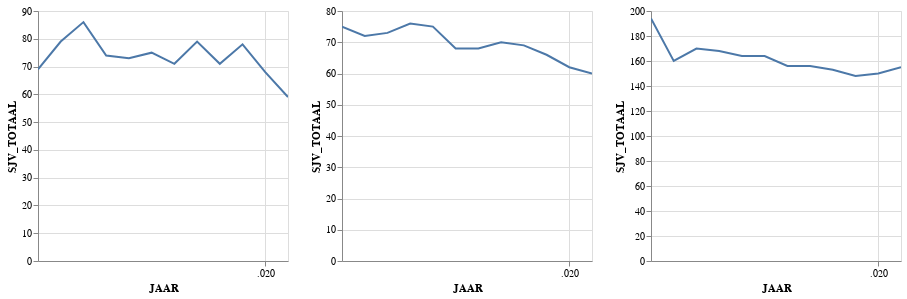

The notebook cell saved with this chart:
### Markdown cell above
# QC plot for 3 PC6's

### Code cell
df1 =df_verbruik[df_verbruik['POSTCODE_VAN'] == '4251AB']
df2 =df_verbruik[df_verbruik['POSTCODE_VAN'] == '6373HA']
df3 =df_verbruik[df_verbruik['POSTCODE_VAN'] == '9998XB']


pc6_1 = alt.Chart(df1.reset_index()).mark_line(clip=True).encode(
                     alt.X('JAAR:T'),
                     alt.Y('SJV_TOTAAL:Q'),
                     ).properties(width=250,height=250)
    
pc6_2 = alt.Chart(df2.reset_index()).mark_line(clip=True).encode(
                     alt.X('JAAR:T'),
                     alt.Y('SJV_TOTAAL:Q'),
                     ).properties(width=250,height=250)

pc6_3 = alt.Chart(df3.reset_index()).mark_line(clip=True).encode(
                     alt.X('JAAR:T'),
                     alt.Y('SJV_TOTAAL:Q'),
                     ).properties(width=250,height=250)


pc6_1 | pc6_2 | pc6_3

### Figure 1 — Vega-Lite specification as saved in the notebook (floating-point values rounded to 4 significant figures)
{"config": {"view": {"continuousWidth": 400, "continuousHeight": 300}}, "hconcat": [{"data": {"name": "data-d034d497a2ae1cf0dae5f84cc7a7e389"}, "mark": {"type": "line", "clip": true}, "encoding": {"x": {"type": "temporal", "field": "JAAR"}, "y": {"type": "quantitative", "field": "SJV_TOTAAL"}}, "height": 250, "width": 250}, {"data": {"name": "data-64f4e9fe13433f271477fa284e826b60"}, "mark": {"type": "line", "clip": true}, "encoding": {"x": {"type": "temporal", "field": "JAAR"}, "y": {"type": "quantitative", "field": "SJV_TOTAAL"}}, "height": 250, "width": 250}, {"data": {"name": "data-5270e98cefd06d71dcf2e3ada185ed24"}, "mark": {"type": "line", "clip": true}, "encoding": {"x": {"type": "temporal", "field": "JAAR"}, "y": {"type": "quantitative", "field": "SJV_TOTAAL"}}, "height": 250, "width": 250}], "$schema": "https://vega.github.io/schema/vega-lite/v4.8.1.json", "datasets": {"data-d034d497a2ae1cf0dae5f84cc7a7e389": [{"index": 0, "NETBEHEERDER": "Enexis B.V.", "NETGEBIED": "ENEXIS", "STRAATNAAM": "Sasdijk", "POSTCODE_VAN": "4251AB", "POSTCODE_TOT": "4251AB", "WOONPLAATS": "WERKENDAM", "LANDCODE": "NL", "PRODUCTSOORT": "ELK", "VERBRUIKSSEGMENT": "KVB", "LEVERINGSRICHTING_PERC": 100.0, "AANSLUITINGEN_AANTAL": 16, "FYSIEKE_STATUS_PERC": 100, "SOORT_AANSLUITING_PERC": 0.0, "SOORT_AANSLUITING": "1X25", "SJV_GEMIDDELD": 4282.0, "SJV_LAAG_TARIEF_PERC": 25.0, "SLIMME_METER_PERC": 0.0, "JAAR": 2010, "PC4": 4251, "SJV_TOTAAL": 69.0, "RES": "West-Brabant"}, {"index": 107377, "NETBEHEERDER": "Enexis B.V.", "NETGEBIED": "ENEXIS", "STRAATNAAM": "Sasdijk", "POSTCODE_VAN": "4251AB", "POSTCODE_TOT": "4251AB", "WOONPLAATS": "WERKENDAM", "LANDCODE": "NL", "PRODUCTSOORT": "ELK", "VERBRUIKSSEGMENT": "KVB", "LEVERINGSRICHTING_PERC": 100.0, "AANSLUITINGEN_AANTAL": 16, "FYSIEKE_STATUS_PERC": 100, "SOORT_AANSLUITING_PERC": 50.0, "SOORT_AANSLUITING": "1X25", "SJV_GEMIDDELD": 4961.0, "SJV_LAAG_TARIEF_PERC": 34.0, "SLIMME_METER_PERC": 0.0, "JAAR": 2011, "PC4": 4251, "SJV_TOTAAL": 79.0, "RES": "West-Brabant"}, {"index": 215676, "NETBEHEERDER": "Enexis B.V.", "NETGEBIED": "ENEXIS", "STRAATNAAM": "Sasdijk", "POSTCODE_VAN": "4251AB", "POSTCODE_TOT": "4251AB", "WOONPLAATS": "WERKENDAM", "LANDCODE": "NL", "PRODUCTSOORT": "ELK", "VERBRUIKSSEGMENT": "KVB", "LEVERINGSRICHTING_PERC": 100.0, "AANSLUITINGEN_AANTAL": 16, "FYSIEKE_STATUS_PERC": 100, "SOORT_AANSLUITING_PERC": 50.0, "SOORT_AANSLUITING": "1X25", "SJV_GEMIDDELD": 5369.0, "SJV_LAAG_TARIEF_PERC": 37.0, "SLIMME_METER_PERC": 0.0, "JAAR": 2012, "PC4": 4251, "SJV_TOTAAL": 86.0, "RES": "West-Brabant"}, {"index": 325484, "NETBEHEERDER": "Enexis B.V.", "NETGEBIED": "ENEXIS", "STRAATNAAM": "Sasdijk", "POSTCODE_VAN": "4251AB", "POSTCODE_TOT": "4251AB", "WOONPLAATS": "WERKENDAM", "LANDCODE": "NL", "PRODUCTSOORT": "ELK", "VERBRUIKSSEGMENT": "KVB", "LEVERINGSRICHTING_PERC": 100.0, "AANSLUITINGEN_AANTAL": 16, "FYSIEKE_STATUS_PERC": 100, "SOORT_AANSLUITING_PERC": 50.0, "SOORT_AANSLUITING": "1X25", "SJV_GEMIDDELD": 4597.0, "SJV_LAAG_TARIEF_PERC": 31.0, "SLIMME_METER_PERC": 0.0, "JAAR": 2013, "PC4": 4251, "SJV_TOTAAL": 74.0, "RES": "West-Brabant"}, {"index": 438732, "NETBEHEERDER": "Enexis B.V.", "NETGEBIED": "ENEXIS", "STRAATNAAM": "Sasdijk", "POSTCODE_VAN": "4251AB", "POSTCODE_TOT": "4251AB", "WOONPLAATS": "WERKENDAM", "LANDCODE": "NL", "PRODUCTSOORT": "ELK", "VERBRUIKSSEGMENT": "KVB", "LEVERINGSRICHTING_PERC": 100.0, "AANSLUITINGEN_AANTAL": 16, "FYSIEKE_STATUS_PERC": 100, "SOORT_AANSLUITING_PERC": 50.0, "SOORT_AANSLUITING": "1X25", "SJV_GEMIDDELD": 4589.0, "SJV_LAAG_TARIEF_PERC": 18.0, "SLIMME_METER_PERC": 0.0, "JAAR": 2014, "PC4": 4251, "SJV_TOTAAL": 73.0, "RES": "West-Brabant"}, {"index": 552376, "NETBEHEERDER": "Enexis B.V.", "NETGEBIED": "ENEXIS", "STRAATNAAM": "Sasdijk", "POSTCODE_VAN": "4251AB", "POSTCODE_TOT": "4251AB", "WOONPLAATS": "WERKENDAM", "LANDCODE": "NL", "PRODUCTSOORT": "ELK", "VERBRUIKSSEGMENT": "KVB", "LEVERINGSRICHTING_PERC": 100.0, "AANSLUITINGEN_AANTAL": 16, "FYSIEKE_STATUS_PERC": 100, "SOORT_AANSLUITING_PERC": 50.0, "SOORT_AANSLUITING": "1X25", "SJV_GEMIDDELD": 4716.0, "SJV_LAAG_TARIEF_PERC": 27.0, "SLIMME_METER_PERC": 6.0, "JAAR": 2015, "PC4": 4251, "SJV_TOTAAL": 75.0, "RES": "West-Brabant"}, {"index": 666365, "NETBEHEERDER": "Enexis B.V.", "NETGEBIED": "ENEXIS", "STRAATNAAM": "Sasdijk", "POSTCODE_VAN": "4251AB", "POSTCODE_TOT": "4251AB", "WOONPLAATS": "WERKENDAM", "LANDCODE": "NL", "PRODUCTSOORT": "ELK", "VERBRUIKSSEGMENT": "KVB", "LEVERINGSRICHTING_PERC": 100.0, "AANSLUITINGEN_AANTAL": 15, "FYSIEKE_STATUS_PERC": 100, "SOORT_AANSLUITING_PERC": 47.0, "SOORT_AANSLUITING": "1x25", "SJV_GEMIDDELD": 4728.0, "SJV_LAAG_TARIEF_PERC": 29.0, "SLIMME_METER_PERC": 7.0, "JAAR": 2016, "PC4": 4251, "SJV_TOTAAL": 71.0, "RES": "West-Brabant"}, {"index": 776943, "NETBEHEERDER": "Enexis B.V.", "NETGEBIED": "ENEXIS", "STRAATNAAM": "Sasdijk", "POSTCODE_VAN": "4251AB", "POSTCODE_TOT": "4251AB", "WOONPLAATS": "WERKENDAM", "LANDCODE": "NL", "PRODUCTSOORT": "ELK", "VERBRUIKSSEGMENT": "KVB", "LEVERINGSRICHTING_PERC": 100.0, "AANSLUITINGEN_AANTAL": 16, "FYSIEKE_STATUS_PERC": 100, "SOORT_AANSLUITING_PERC": 44.0, "SOORT_AANSLUITING": "1x25", "SJV_GEMIDDELD": 4946.0, "SJV_LAAG_TARIEF_PERC": 30.0, "SLIMME_METER_PERC": 13.0, "JAAR": 2017, "PC4": 4251, "SJV_TOTAAL": 79.0, "RES": "West-Brabant"}, {"index": 892517, "NETBEHEERDER": "Enexis B.V.", "NETGEBIED": "ENEXIS", "STRAATNAAM": "Sasdijk", "POSTCODE_VAN": "4251AB", "POSTCODE_TOT": "4251AB", "WOONPLAATS": "WERKENDAM", "LANDCODE": "NL", "PRODUCTSOORT": "ELK", "VERBRUIKSSEGMENT": "KVB", "LEVERINGSRICHTING_PERC": 100.0, "AANSLUITINGEN_AANTAL": 17, "FYSIEKE_STATUS_PERC": 100, "SOORT_AANSLUITING_PERC": 41.18, "SOORT_AANSLUITING": "1x25", "SJV_GEMIDDELD": 4149.0, "SJV_LAAG_TARIEF_PERC": 28.33, "SLIMME_METER_PERC": 29.41, "JAAR": 2018, "PC4": 4251, "SJV_TOTAAL": 71.0, "RES": "West-Brabant"}, {"index": 1016680, "NETBEHEERDER": "Enexis B.V.", "NETGEBIED": "ENEXIS", "STRAATNAAM": "Sasdijk", "POSTCODE_VAN": "4251AB", "POSTCODE_TOT": "4251AB", "WOONPLAATS": "WERKENDAM", "LANDCODE": "NL", "PRODUCTSOORT": "ELK", "VERBRUIKSSEGMENT": "KVB", "LEVERINGSRICHTING_PERC": 100.0, "AANSLUITINGEN_AANTAL": 17, "FYSIEKE_STATUS_PERC": 100, "SOORT_AANSLUITING_PERC": 41.18, "SOORT_AANSLUITING": "1x25", "SJV_GEMIDDELD": 4614.0, "SJV_LAAG_TARIEF_PERC": 34.24, "SLIMME_METER_PERC": 41.18, "JAAR": 2019, "PC4": 4251, "SJV_TOTAAL": 78.0, "RES": "West-Brabant"}, {"index": 1141266, "NETBEHEERDER": "Enexis B.V.", "NETGEBIED": "ENEXIS", "STRAATNAAM": "Sasdijk", "POSTCODE_VAN": "4251AB", "POSTCODE_TOT": "4251AB", "WOONPLAATS": "WERKENDAM", "LANDCODE": "NL", "PRODUCTSOORT": "ELK", "VERBRUIKSSEGMENT": "KVB", "LEVERINGSRICHTING_PERC": 94.12, "AANSLUITINGEN_AANTAL": 17, "FYSIEKE_STATUS_PERC": 100, "SOORT_AANSLUITING_PERC": 41.18, "SOORT_AANSLUITING": "1x25", "SJV_GEMIDDELD": 4023.0, "SJV_LAAG_TARIEF_PERC": 35.36, "SLIMME_METER_PERC": 47.06, "JAAR": 2020, "PC4": 4251, "SJV_TOTAAL": 68.0, "RES": "West-Brabant"}, {"index": 1266143, "NETBEHEERDER": "Enexis B.V.", "NETGEBIED": "ENEXIS", "STRAATNAAM": "Sasdijk", "POSTCODE_VAN": "4251AB", "POSTCODE_TOT": "4251AB", "WOONPLAATS": "WERKENDAM", "LANDCODE": "NL", "PRODUCTSOORT": "ELK", "VERBRUIKSSEGMENT": "KVB", "LEVERINGSRICHTING_PERC": 85.71, "AANSLUITINGEN_AANTAL": 14, "FYSIEKE_STATUS_PERC": 100, "SOORT_AANSLUITING_PERC": 50.0, "SOORT_AANSLUITING": "3x25", "SJV_GEMIDDELD": 4206.0, "SJV_LAAG_TARIEF_PERC": 49.69, "SLIMME_METER_PERC": 71.43, "JAAR": 2021, "PC4": 4251, "SJV_TOTAAL": 59.0, "RES": "West-Brabant"}], "data-64f4e9fe13433f271477fa284e826b60": [{"index": 58955, "NETBEHEERDER": "Enexis B.V.", "NETGEBIED": "ENEXIS", "STRAATNAAM": "Apollolaan", "POSTCODE_VAN": "6373HA", "POSTCODE_TOT": "6373HA", "WOONPLAATS": "LANDGRAAF", "LANDCODE": "NL", "PRODUCTSOORT": "ELK", "VERBRUIKSSEGMENT": "KVB", "LEVERINGSRICHTING_PERC": 100.0, "AANSLUITINGEN_AANTAL": 20, "FYSIEKE_STATUS_PERC": 100, "SOORT_AANSLUITING_PERC": 0.0, "SOORT_AANSLUITING": "1X25", "SJV_GEMIDDELD": 3756.0, "SJV_LAAG_TARIEF_PERC": 47.0, "SLIMME_METER_PERC": 0.0, "JAAR": 2010, "PC4": 6373, "SJV_TOTAAL": 75.0, "RES": "Zuid-Limburg"}, {"index": 166855, "NETBEHEERDER": "Enexis B.V.", "NETGEBIED": "ENEXIS", "STRAATNAAM": "Apollolaan", "POSTCODE_VAN": "6373HA", "POSTCODE_TOT": "6373HA", "WOONPLAATS": "LANDGRAAF", "LANDCODE": "NL", "PRODUCTSOORT": "ELK", "VERBRUIKSSEGMENT": "KVB", "LEVERINGSRICHTING_PERC": 100.0, "AANSLUITINGEN_AANTAL": 20, "FYSIEKE_STATUS_PERC": 100, "SOORT_AANSLUITING_PERC": 55.0, "SOORT_AANSLUITING": "1X25", "SJV_GEMIDDELD": 3618.0, "SJV_LAAG_TARIEF_PERC": 46.0, "SLIMME_METER_PERC": 0.0, "JAAR": 2011, "PC4": 6373, "SJV_TOTAAL": 72.0, "RES": "Zuid-Limburg"}, {"index": 275877, "NETBEHEERDER": "Enexis B.V.", "NETGEBIED": "ENEXIS", "STRAATNAAM": "Apollolaan", "POSTCODE_VAN": "6373HA", "POSTCODE_TOT": "6373HA", "WOONPLAATS": "LANDGRAAF", "LANDCODE": "NL", "PRODUCTSOORT": "ELK", "VERBRUIKSSEGMENT": "KVB", "LEVERINGSRICHTING_PERC": 100.0, "AANSLUITINGEN_AANTAL": 20, "FYSIEKE_STATUS_PERC": 100, "SOORT_AANSLUITING_PERC": 50.0, "SOORT_AANSLUITING": "1X25", "SJV_GEMIDDELD": 3658.0, "SJV_LAAG_TARIEF_PERC": 44.0, "SLIMME_METER_PERC": 0.0, "JAAR": 2012, "PC4": 6373, "SJV_TOTAAL": 73.0, "RES": "Zuid-Limburg"}, {"index": 386531, "NETBEHEERDER": "Enexis B.V.", "NETGEBIED": "ENEXIS", "STRAATNAAM": "Apollolaan", "POSTCODE_VAN": "6373HA", "POSTCODE_TOT": "6373HA", "WOONPLAATS": "LANDGRAAF", "LANDCODE": "NL", "PRODUCTSOORT": "ELK", "VERBRUIKSSEGMENT": "KVB", "LEVERINGSRICHTING_PERC": 100.0, "AANSLUITINGEN_AANTAL": 22, "FYSIEKE_STATUS_PERC": 100, "SOORT_AANSLUITING_PERC": 55.0, "SOORT_AANSLUITING": "1X25", "SJV_GEMIDDELD": 3464.0, "SJV_LAAG_TARIEF_PERC": 46.0, "SLIMME_METER_PERC": 0.0, "JAAR": 2013, "PC4": 6373, "SJV_TOTAAL": 76.0, "RES": "Zuid-Limburg"}, {"index": 499997, "NETBEHEERDER": "Enexis B.V.", "NETGEBIED": "ENEXIS", "STRAATNAAM": "Apollolaan", "POSTCODE_VAN": "6373HA", "POSTCODE_TOT": "6373HA", "WOONPLAATS": "LANDGRAAF", "LANDCODE": "NL", "PRODUCTSOORT": "ELK", "VERBRUIKSSEGMENT": "KVB", "LEVERINGSRICHTING_PERC": 100.0, "AANSLUITINGEN_AANTAL": 22, "FYSIEKE_STATUS_PERC": 100, "SOORT_AANSLUITING_PERC": 50.0, "SOORT_AANSLUITING": "1X25", "SJV_GEMIDDELD": 3402.0, "SJV_LAAG_TARIEF_PERC": 45.0, "SLIMME_METER_PERC": 9.0, "JAAR": 2014, "PC4": 6373, "SJV_TOTAAL": 75.0, "RES": "Zuid-Limburg"}, {"index": 613828, "NETBEHEERDER": "Enexis B.V.", "NETGEBIED": "ENEXIS", "STRAATNAAM": "Apollolaan", "POSTCODE_VAN": "6373HA", "POSTCODE_TOT": "6373HA", "WOONPLAATS": "LANDGRAAF", "LANDCODE": "NL", "PRODUCTSOORT": "ELK", "VERBRUIKSSEGMENT": "KVB", "LEVERINGSRICHTING_PERC": 100.0, "AANSLUITINGEN_AANTAL": 22, "FYSIEKE_STATUS_PERC": 100, "SOORT_AANSLUITING_PERC": 50.0, "SOORT_AANSLUITING": "1X25", "SJV_GEMIDDELD": 3093.0, "SJV_LAAG_TARIEF_PERC": 45.0, "SLIMME_METER_PERC": 9.0, "JAAR": 2015, "PC4": 6373, "SJV_TOTAAL": 68.0, "RES": "Zuid-Limburg"}, {"index": 727949, "NETBEHEERDER": "Enexis B.V.", "NETGEBIED": "ENEXIS", "STRAATNAAM": "Apollolaan", "POSTCODE_VAN": "6373HA", "POSTCODE_TOT": "6373HA", "WOONPLAATS": "LANDGRAAF", "LANDCODE": "NL", "PRODUCTSOORT": "ELK", "VERBRUIKSSEGMENT": "KVB", "LEVERINGSRICHTING_PERC": 95.0, "AANSLUITINGEN_AANTAL": 22, "FYSIEKE_STATUS_PERC": 100, "SOORT_AANSLUITING_PERC": 50.0, "SOORT_AANSLUITING": "1x25", "SJV_GEMIDDELD": 3094.0, "SJV_LAAG_TARIEF_PERC": 47.0, "SLIMME_METER_PERC": 14.0, "JAAR": 2016, "PC4": 6373, "SJV_TOTAAL": 68.0, "RES": "Zuid-Limburg"}, {"index": 843361, "NETBEHEERDER": "Enexis B.V.", "NETGEBIED": "ENEXIS", "STRAATNAAM": "Apollolaan", "POSTCODE_VAN": "6373HA", "POSTCODE_TOT": "6373HA", "WOONPLAATS": "LANDGRAAF", "LANDCODE": "NL", "PRODUCTSOORT": "ELK", "VERBRUIKSSEGMENT": "KVB", "LEVERINGSRICHTING_PERC": 95.0, "AANSLUITINGEN_AANTAL": 22, "FYSIEKE_STATUS_PERC": 100, "SOORT_AANSLUITING_PERC": 55.0, "SOORT_AANSLUITING": "1x25", "SJV_GEMIDDELD": 3174.0, "SJV_LAAG_TARIEF_PERC": 46.0, "SLIMME_METER_PERC": 18.0, "JAAR": 2017, "PC4": 6373, "SJV_TOTAAL": 70.0, "RES": "Zuid-Limburg"}, {"index": 963920, "NETBEHEERDER": "Enexis B.V.", "NETGEBIED": "ENEXIS", "STRAATNAAM": "Apollolaan", "POSTCODE_VAN": "6373HA", "POSTCODE_TOT": "6373HA", "WOONPLAATS": "LANDGRAAF", "LANDCODE": "NL", "PRODUCTSOORT": "ELK", "VERBRUIKSSEGMENT": "KVB", "LEVERINGSRICHTING_PERC": 90.91, "AANSLUITINGEN_AANTAL": 22, "FYSIEKE_STATUS_PERC": 100, "SOORT_AANSLUITING_PERC": 50.0, "SOORT_AANSLUITING": "1x25", "SJV_GEMIDDELD": 3156.0, "SJV_LAAG_TARIEF_PERC": 45.33, "SLIMME_METER_PERC": 22.73, "JAAR": 2018, "PC4": 6373, "SJV_TOTAAL": 69.0, "RES": "Zuid-Limburg"}, {"index": 1088356, "NETBEHEERDER": "Enexis B.V.", "NETGEBIED": "ENEXIS", "STRAATNAAM": "Apollolaan", "POSTCODE_VAN": "6373HA", "POSTCODE_TOT": "6373HA", "WOONPLAATS": "LANDGRAAF", "LANDCODE": "NL", "PRODUCTSOORT": "ELK", "VERBRUIKSSEGMENT": "KVB", "LEVERINGSRICHTING_PERC": 68.18, "AANSLUITINGEN_AANTAL": 22, "FYSIEKE_STATUS_PERC": 100, "SOORT_AANSLUITING_PERC": 54.55, "SOORT_AANSLUITING": "1x35", "SJV_GEMIDDELD": 2994.0, "SJV_LAAG_TARIEF_PERC": 54.21, "SLIMME_METER_PERC": 72.73, "JAAR": 2019, "PC4": 6373, "SJV_TOTAAL": 66.0, "RES": "Zuid-Limburg"}, {"index": 1213100, "NETBEHEERDER": "Enexis B.V.", "NETGEBIED": "ENEXIS", "STRAATNAAM": "Apollolaan", "POSTCODE_VAN": "6373HA", "POSTCODE_TOT": "6373HA", "WOONPLAATS": "LANDGRAAF", "LANDCODE": "NL", "PRODUCTSOORT": "ELK", "VERBRUIKSSEGMENT": "KVB", "LEVERINGSRICHTING_PERC": 68.18, "AANSLUITINGEN_AANTAL": 22, "FYSIEKE_STATUS_PERC": 100, "SOORT_AANSLUITING_PERC": 59.09, "SOORT_AANSLUITING": "1x35", "SJV_GEMIDDELD": 2840.0, "SJV_LAAG_TARIEF_PERC": 53.15, "SLIMME_METER_PERC": 72.73, "JAAR": 2020, "PC4": 6373, "SJV_TOTAAL": 62.0, "RES": "Zuid-Limburg"}, {"index": 1338240, "NETBEHEERDER": "Enexis B.V.", "NETGEBIED": "ENEXIS", "STRAATNAAM": "Apollolaan", "POSTCODE_VAN": "6373HA", "POSTCODE_TOT": "6373HA", "WOONPLAATS": "LANDGRAAF", "LANDCODE": "NL", "PRODUCTSOORT": "ELK", "VERBRUIKSSEGMENT": "KVB", "LEVERINGSRICHTING_PERC": 45.45, "AANSLUITINGEN_AANTAL": 22, "FYSIEKE_STATUS_PERC": 100, "SOORT_AANSLUITING_PERC": 59.09, "SOORT_AANSLUITING": "1x35", "SJV_GEMIDDELD": 2742.0, "SJV_LAAG_TARIEF_PERC": 54.01, "SLIMME_METER_PERC": 72.73, "JAAR": 2021, "PC4": 6373, "SJV_TOTAAL": 60.0, "RES": "Zuid-Limburg"}], "data-5270e98cefd06d71dcf2e3ada185ed24": [{"index": 107373, "NETBEHEERDER": "Enexis B.V.", "NETGEBIED": "ENEXIS", "STRAATNAAM": "Jacob Tilbusscherweg", "POSTCODE_VAN": "9998XB", "POSTCODE_TOT": "9998XB", "WOONPLAATS": "ROTTUM GN", "LANDCODE": "NL", "PRODUCTSOORT": "ELK", "VERBRUIKSSEGMENT": "KVB", "LEVERINGSRICHTING_PERC": 100.0, "AANSLUITINGEN_AANTAL": 19, "FYSIEKE_STATUS_PERC": 100, "SOORT_AANSLUITING_PERC": 0.0, "SOORT_AANSLUITING": "3X25", "SJV_GEMIDDELD": 10190.0, "SJV_LAAG_TARIEF_PERC": 45.0, "SLIMME_METER_PERC": 0.0, "JAAR": 2010, "PC4": 9998, "SJV_TOTAAL": 194.0, "RES": "Groningen"}, {"index": 215672, "NETBEHEERDER": "Enexis B.V.", "NETGEBIED": "ENEXIS", "STRAATNAAM": "Jacob Tilbusscherweg", "POSTCODE_VAN": "9998XB", "POSTCODE_TOT": "9998XB", "WOONPLAATS": "ROTTUM GN", "LANDCODE": "NL", "PRODUCTSOORT": "ELK", "VERBRUIKSSEGMENT": "KVB", "LEVERINGSRICHTING_PERC": 100.0, "AANSLUITINGEN_AANTAL": 19, "FYSIEKE_STATUS_PERC": 100, "SOORT_AANSLUITING_PERC": 53.0, "SOORT_AANSLUITING": "3X25", "SJV_GEMIDDELD": 8421.0, "SJV_LAAG_TARIEF_PERC": 48.0, "SLIMME_METER_PERC": 0.0, "JAAR": 2011, "PC4": 9998, "SJV_TOTAAL": 160.0, "RES": "Groningen"}, {"index": 325480, "NETBEHEERDER": "Enexis", "NETGEBIED": "ENEXIS", "STRAATNAAM": "Jacob Tilbusscherweg", "POSTCODE_VAN": "9998XB", "POSTCODE_TOT": "9998XB", "WOONPLAATS": "ROTTUM GN", "LANDCODE": "NL", "PRODUCTSOORT": "ELK", "VERBRUIKSSEGMENT": "KVB", "LEVERINGSRICHTING_PERC": 100.0, "AANSLUITINGEN_AANTAL": 19, "FYSIEKE_STATUS_PERC": 100, "SOORT_AANSLUITING_PERC": 53.0, "SOORT_AANSLUITING": "3X25", "SJV_GEMIDDELD": 8958.0, "SJV_LAAG_TARIEF_PERC": 44.0, "SLIMME_METER_PERC": 0.0, "JAAR": 2012, "PC4": 9998, "SJV_TOTAAL": 170.0, "RES": "Groningen"}, {"index": 438728, "NETBEHEERDER": "Enexis", "NETGEBIED": "ENEXIS", "STRAATNAAM": "Jacob Tilbusscherweg", "POSTCODE_VAN": "9998XB", "POSTCODE_TOT": "9998XB", "WOONPLAATS": "ROTTUM GN", "LANDCODE": "NL", "PRODUCTSOORT": "ELK", "VERBRUIKSSEGMENT": "KVB", "LEVERINGSRICHTING_PERC": 100.0, "AANSLUITINGEN_AANTAL": 21, "FYSIEKE_STATUS_PERC": 100, "SOORT_AANSLUITING_PERC": 52.0, "SOORT_AANSLUITING": "3X25", "SJV_GEMIDDELD": 7985.0, "SJV_LAAG_TARIEF_PERC": 45.0, "SLIMME_METER_PERC": 0.0, "JAAR": 2013, "PC4": 9998, "SJV_TOTAAL": 168.0, "RES": "Groningen"}, {"index": 552372, "NETBEHEERDER": "Enexis", "NETGEBIED": "ENEXIS", "STRAATNAAM": "Jacob Tilbusscherweg", "POSTCODE_VAN": "9998XB", "POSTCODE_TOT": "9998XB", "WOONPLAATS": "ROTTUM GN", "LANDCODE": "NL", "PRODUCTSOORT": "ELK", "VERBRUIKSSEGMENT": "KVB", "LEVERINGSRICHTING_PERC": 100.0, "AANSLUITINGEN_AANTAL": 21, "FYSIEKE_STATUS_PERC": 100, "SOORT_AANSLUITING_PERC": 52.0, "SOORT_AANSLUITING": "3X25", "SJV_GEMIDDELD": 7823.0, "SJV_LAAG_TARIEF_PERC": 45.0, "SLIMME_METER_PERC": 5.0, "JAAR": 2014, "PC4": 9998, "SJV_TOTAAL": 164.0, "RES": "Groningen"}, {"index": 666361, "NETBEHEERDER": "Enexis", "NETGEBIED": "ENEXIS", "STRAATNAAM": "Jacob Tilbusscherweg", "POSTCODE_VAN": "9998XB", "POSTCODE_TOT": "9998XB", "WOONPLAATS": "ROTTUM GN", "LANDCODE": "NL", "PRODUCTSOORT": "ELK", "VERBRUIKSSEGMENT": "KVB", "LEVERINGSRICHTING_PERC": 95.0, "AANSLUITINGEN_AANTAL": 21, "FYSIEKE_STATUS_PERC": 100, "SOORT_AANSLUITING_PERC": 52.0, "SOORT_AANSLUITING": "3X25", "SJV_GEMIDDELD": 7830.0, "SJV_LAAG_TARIEF_PERC": 44.0, "SLIMME_METER_PERC": 19.0, "JAAR": 2015, "PC4": 9998, "SJV_TOTAAL": 164.0, "RES": "Groningen"}, {"index": 776938, "NETBEHEERDER": "Enexis B.V.", "NETGEBIED": "ENEXIS", "STRAATNAAM": "Jacob Tilbusscherweg", "POSTCODE_VAN": "9998XB", "POSTCODE_TOT": "9998XB", "WOONPLAATS": "ROTTUM GN", "LANDCODE": "NL", "PRODUCTSOORT": "ELK", "VERBRUIKSSEGMENT": "KVB", "LEVERINGSRICHTING_PERC": 85.0, "AANSLUITINGEN_AANTAL": 20, "FYSIEKE_STATUS_PERC": 100, "SOORT_AANSLUITING_PERC": 50.0, "SOORT_AANSLUITING": "3x25", "SJV_GEMIDDELD": 7786.0, "SJV_LAAG_TARIEF_PERC": 45.0, "SLIMME_METER_PERC": 20.0, "JAAR": 2016, "PC4": 9998, "SJV_TOTAAL": 156.0, "RES": "Groningen"}, {"index": 892512, "NETBEHEERDER": "Enexis B.V.", "NETGEBIED": "ENEXIS", "STRAATNAAM": "Jacob Tilbusscherweg", "POSTCODE_VAN": "9998XB", "POSTCODE_TOT": "9998XB", "WOONPLAATS": "ROTTUM GN", "LANDCODE": "NL", "PRODUCTSOORT": "ELK", "VERBRUIKSSEGMENT": "KVB", "LEVERINGSRICHTING_PERC": 81.0, "AANSLUITINGEN_AANTAL": 21, "FYSIEKE_STATUS_PERC": 100, "SOORT_AANSLUITING_PERC": 52.0, "SOORT_AANSLUITING": "3x25", "SJV_GEMIDDELD": 7428.0, "SJV_LAAG_TARIEF_PERC": 57.0, "SLIMME_METER_PERC": 33.0, "JAAR": 2017, "PC4": 9998, "SJV_TOTAAL": 156.0, "RES": "Groningen"}, {"index": 1016674, "NETBEHEERDER": "Enexis B.V.", "NETGEBIED": "ENEXIS", "STRAATNAAM": "Jacob Tilbusscherweg", "POSTCODE_VAN": "9998XB", "POSTCODE_TOT": "9998XB", "WOONPLAATS": "ROTTUM GN", "LANDCODE": "NL", "PRODUCTSOORT": "ELK", "VERBRUIKSSEGMENT": "KVB", "LEVERINGSRICHTING_PERC": 76.19, "AANSLUITINGEN_AANTAL": 21, "FYSIEKE_STATUS_PERC": 100, "SOORT_AANSLUITING_PERC": 52.38, "SOORT_AANSLUITING": "3x25", "SJV_GEMIDDELD": 7308.0, "SJV_LAAG_TARIEF_PERC": 50.38, "SLIMME_METER_PERC": 76.19, "JAAR": 2018, "PC4": 9998, "SJV_TOTAAL": 153.0, "RES": "Groningen"}, {"index": 1141260, "NETBEHEERDER": "Enexis B.V.", "NETGEBIED": "ENEXIS", "STRAATNAAM": "Jacob Tilbusscherweg", "POSTCODE_VAN": "9998XB", "POSTCODE_TOT": "9998XB", "WOONPLAATS": "ROTTUM GN", "LANDCODE": "NL", "PRODUCTSOORT": "ELK", "VERBRUIKSSEGMENT": "KVB", "LEVERINGSRICHTING_PERC": 76.19, "AANSLUITINGEN_AANTAL": 21, "FYSIEKE_STATUS_PERC": 100, "SOORT_AANSLUITING_PERC": 57.14, "SOORT_AANSLUITING": "3x25", "SJV_GEMIDDELD": 7035.0, "SJV_LAAG_TARIEF_PERC": 47.49, "SLIMME_METER_PERC": 76.19, "JAAR": 2019, "PC4": 9998, "SJV_TOTAAL": 148.0, "RES": "Groningen"}, {"index": 1266137, "NETBEHEERDER": "Enexis B.V.", "NETGEBIED": "ENEXIS", "STRAATNAAM": "Jacob Tilbusscherweg", "POSTCODE_VAN": "9998XB", "POSTCODE_TOT": "9998XB", "WOONPLAATS": "ROTTUM GN", "LANDCODE": "NL", "PRODUCTSOORT": "ELK", "VERBRUIKSSEGMENT": "KVB", "LEVERINGSRICHTING_PERC": 76.19, "AANSLUITINGEN_AANTAL": 21, "FYSIEKE_STATUS_PERC": 100, "SOORT_AANSLUITING_PERC": 61.9, "SOORT_AANSLUITING": "3x25", "SJV_GEMIDDELD": 7129.0, "SJV_LAAG_TARIEF_PERC": 46.84, "SLIMME_METER_PERC": 76.19, "JAAR": 2020, "PC4": 9998, "SJV_TOTAAL": 150.0, "RES": "Groningen"}, {"index": 1391385, "NETBEHEERDER": "Enexis B.V.", "NETGEBIED": "ENEXIS", "STRAATNAAM": "Jacob Tilbusscherweg", "POSTCODE_VAN": "9998XB", "POSTCODE_TOT": "9998XB", "WOONPLAATS": "ROTTUM GN", "LANDCODE": "NL", "PRODUCTSOORT": "ELK", "VERBRUIKSSEGMENT": "KVB", "LEVERINGSRICHTING_PERC": 66.67, "AANSLUITINGEN_AANTAL": 21, "FYSIEKE_STATUS_PERC": 100, "SOORT_AANSLUITING_PERC": 61.9, "SOORT_AANSLUITING": "3x25", "SJV_GEMIDDELD": 7390.0, "SJV_LAAG_TARIEF_PERC": 46.48, "SLIMME_METER_PERC": 85.71, "JAAR": 2021, "PC4": 9998, "SJV_TOTAAL": 155.0, "RES": "Groningen"}]}}
